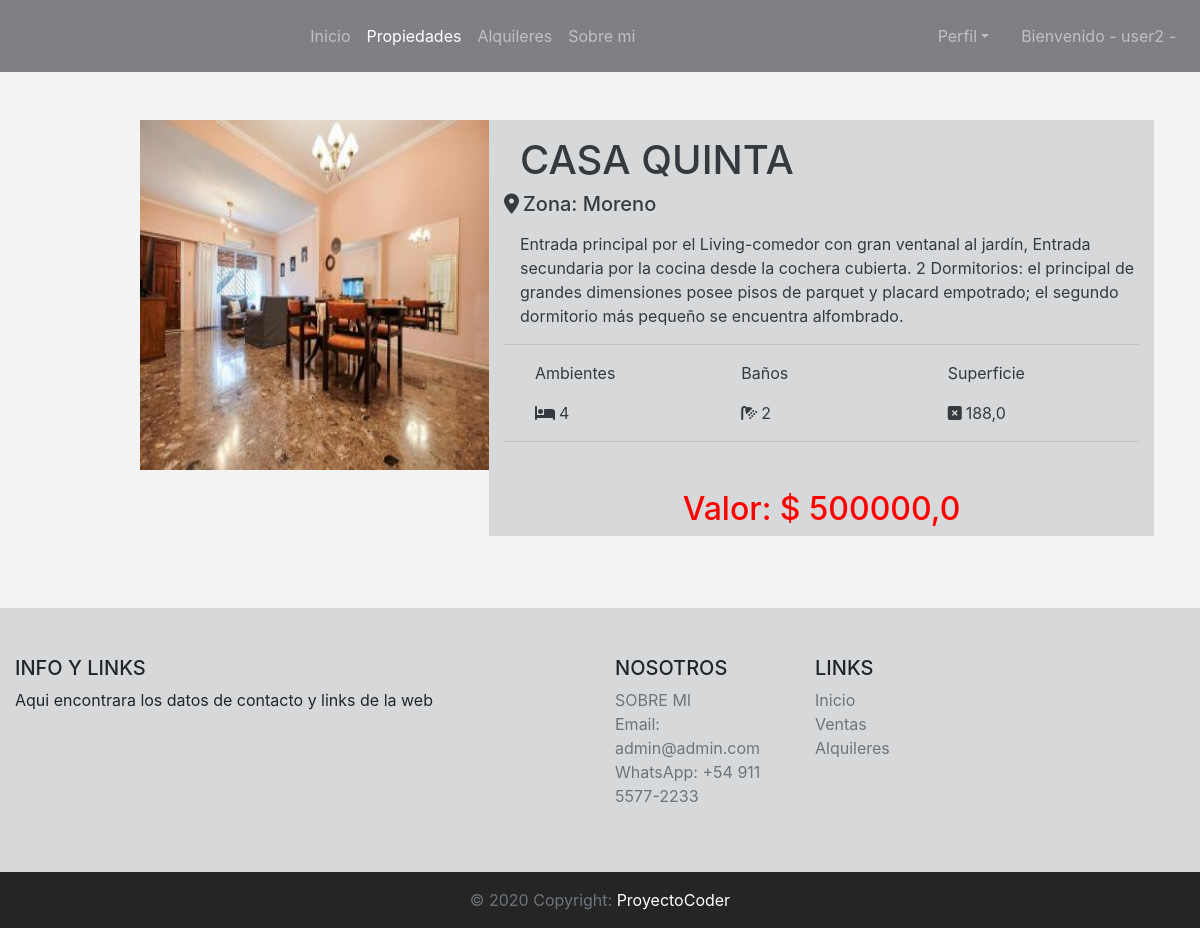
The app's page /sales/detail-sale/2 (signed in) with its own data.
### sales/models.py (models this page shows, shortened)
class Sale(models.Model):
    title = models.CharField(max_length=50, verbose_name='Titutlo')
    zone = models.CharField(max_length=35, verbose_name='Zona')
    description = models.CharField(max_length=300)
    price = models.FloatField(verbose_name='Precio')
    environments = models.IntegerField(verbose_name='Ambientes')
    toilets = models.IntegerField(verbose_name='Baños')
    area = models.FloatField()
    sold = models.BooleanField(verbose_name='Vendido')
    sale_image = models.ImageField(upload_to='sales_image', null=True, blank=True, verbose_name='Imagen')
    class Meta:
        verbose_name = 'Venta'
        verbose_name_plural = 'Ventas'

### sales/views.py (the view)
# urls.py: path('detail-sale/<int:pk>', detail_sale),
@login_required
def detail_sale(request, pk):
    sale = Sale.objects.get(id = pk)
    if request.method == 'GET':
        context = {
            'title': sale.title,
            'zone': sale.zone,
            'description': sale.description,
            'price': sale.price,
            'environments': sale.environments,
            'toilets': sale.toilets,
            'area': sale.area,
            'sale_image': sale.sale_image,
        }
        return render(request, 'sales/detail_sale.html', context=context)

### templates/sales/detail_sale.html (shortened to what this page needs)
{% extends 'base.html' %}
{% block sales %}
<li class="nav-item active">
{% endblock %}
{% block content %}
    <div class="container mt-5 mb-5">
        <div class="row">
            <div class="col-lg-5 text-right">
            {% if sale_image.url != '' %}
                <img src="{{ sale_image.url }}" width="350" height="350">
            {% else %}
                <img src="/media/rentals_image/noimg.jpg" width="350" height="350">
            {% endif %}
            </div>
            <div class="col-lg-7 ml-n3 text-dark" style="background-color: #d7d8da;">
                <h1 class="mt-3 pl-3">{{title}}</h1>
                <h5><i class="fa-solid fa-location-dot mr-1"></i>Zona: {{zone}}</h5>
                <p class="mt-3 pl-3">{{description}}</p>
                <hr>
                <div class="d-flex pl-3">
                    <div class="col">
                        <p>Ambientes</p>
                        <p class="d-inline"><i class="fa-solid fa-bed mr-1"></i>{{environments}}</p>
                    </div>
                    <div class="col">
                        <p>Baños</p>
                        <p class="d-inline"><i class="fa-solid fa-shower mr-1"></i>{{toilets}}</p>
                    </div>
                    <div class="col">
                        <p>Superficie</p>
                        <p class="d-inline"><i class="fa-solid fa-square-xmark mr-1"></i>{{area}}</p>
                    </div>
                </div>
                <hr>
                <h2 class="mt-5 text-center" style="color: red;">Valor: $ {{price}}</h2>
            </div>
        </div>
    </div>
{% endblock %}

### templates/base.html (shortened to what this page needs)
<!DOCTYPE html>
<html lang="en">
<head>
    <link rel="stylesheet" href="https://cdn.jsdelivr.net/npm/bootstrap@4.6.2/dist/css/bootstrap.min.css">
</head>
<body style="background-color: #f3f3f3;">
    <header>
        <nav class="navbar navbar-expand-lg navbar-dark" style="background-color: #7f8084;">
            <div class="collapse navbar-collapse text-center" id="navbarSupportedContent">
                <div class="navbar-nav ml-auto mr-auto mt-2 mb-2">
                        <a class="nav-link" href="/">Inicio</a>
                    {% block sales %} {% endblock %}
                        <a class="nav-link" href="/sales/list-sale/">Propiedades</a>
                    </li>
                        <a class="nav-link" href="/rentals/list-rental/">Alquileres</a>
                        <a class="nav-link" href="/about/">Sobre mi</a>
                </div>
                {% if request.user.is_authenticated %}
                <div class="navbar-nav">
                    <li class="nav-item dropdown">
                        <a class="nav-link dropdown-toggle mr-2" href="#" role="button" data-toggle="dropdown" aria-expanded="false">Perfil</a>
                    </li>
                <div>
                <div class="navbar-nav d-none d-lg-block">
                    <li class="nav-item">
                        <a class="nav-link ml-2" href="#">Bienvenido - {{request.user}} -</a>
                    </li>
                </div>
                {% endif %}
            </div>
        </nav>
    </header>
{% block content %}
{% endblock %}
<footer class="page-footer font-small blue pt-4">
    <div class="container-fluid text-center text-md-left" style="background-color: #d7d8da;">
      <br>
      <br>
      <div class="row">
        <div class="col-md-6 mt-md-0 mt-3">
          <h5 class="text-uppercase">Info y Links</h5>
          <p>Aqui encontrara los datos de contacto y links de la web</p>
        </div>
        <div class="col-md-2 mb-md-0 mb-3">
          <h5 class="text-uppercase">Nosotros</h5>
          <ul class="list-unstyled">
            <li>
              <a href="/about/" class="text-muted">SOBRE MI</a>
            </li>
            <li>
              <a href="mailto:admin@admin.com" class="text-muted">Email: admin@admin.com</a>
            </li>
            <li>
              <a href="https://wa.me/1153742335/?text=Hola!" class="text-muted">WhatsApp: +54 911 5577-2233</a>
            </li>
          </ul>
        </div>
        <div class="col-md-2 mb-md-0 mb-3">
          <h5 class="text-uppercase">Links</h5>
          <ul class="list-unstyled">
            <li>
              <a href="/" class="text-muted">Inicio</a>
            </li>
            <li>
              <a href="/sales/list-sale/" class="text-muted">Ventas</a>
            </li>
            <li>
              <a href="/rentals/list-rental/" class="text-muted">Alquileres</a>
            </li>
          </ul>
        </div>
      </div>
      <br>
      <br>
    </div>
    <div class="footer-copyright text-center py-3 text-white text-muted" style="background-color: #262526;">© 2020 Copyright:
      <a href="/" class="text-white"> ProyectoCoder</a>
    </div>
  </footer>
</body>
</html>

### records on screen
Sale: title "CASA QUINTA", zone "Moreno", description "Entrada principal por el Living-comedor con gran ventanal al jardín, Entrada secundaria por la cocina desde la cochera cubierta. 2 Dormitorios: el principal de grandes dimensiones posee pisos de parquet y placard empotrado; el segundo dormitorio más pequeño se encuentra alfombrado.", area "188,0", price "500000,0"

### other values on screen
{{ request.user }} "user2"
{{ environments }} "4"
{{ toilets }} "2"
